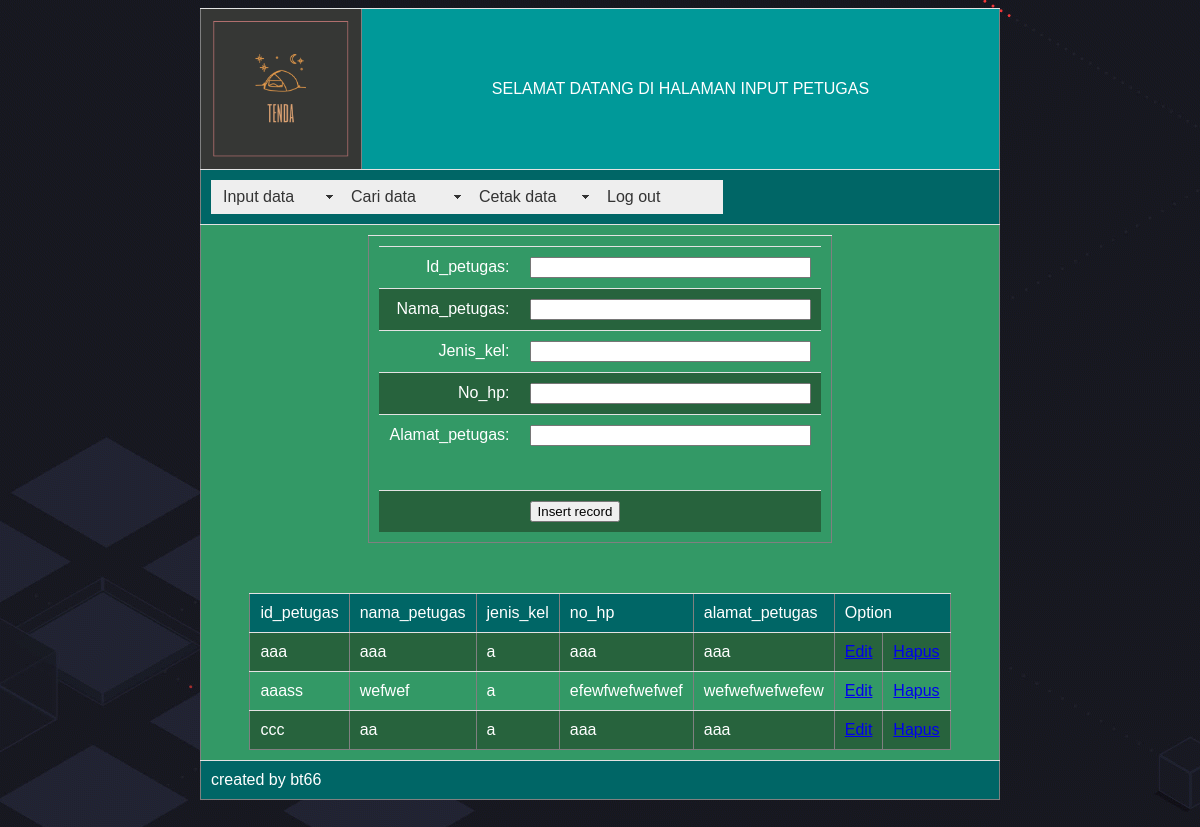
Page /input_petugas.php (signed in) on the committed database.
### tables this page shows
CREATE TABLE IF NOT EXISTS `tblpetugas` (
  `id_petugas` char(10) NOT NULL,
  `nama_petugas` varchar(50) NOT NULL,
  `jenis_kel` char(1) NOT NULL,
  `no_hp` varchar(15) NOT NULL,
  `alamat_petugas` varchar(100) NOT NULL,
  PRIMARY KEY (`id_petugas`)
);

### input_petugas.php (the view, shortened to what this page needs)
<?php require_once('Connections/koneksitenda.php'); ?>
<?php
$editFormAction = $_SERVER['PHP_SELF'];
if (isset($_SERVER['QUERY_STRING'])) {
  $editFormAction .= "?" . htmlentities($_SERVER['QUERY_STRING']);
}
$query_tampil_petugas = "SELECT * FROM tblpetugas";
$tampil_petugas = mysql_query($query_tampil_petugas, $koneksitenda) or die(mysql_error());
$row_tampil_petugas = mysql_fetch_assoc($tampil_petugas);
?>
<!DOCTYPE html PUBLIC "-//W3C//DTD XHTML 1.0 Transitional//EN" "http://www.w3.org/TR/xhtml1/DTD/xhtml1-transitional.dtd">
<html xmlns="http://www.w3.org/1999/xhtml">
<head>
<link href="SpryAssets/SpryMenuBarHorizontal.css" rel="stylesheet" type="text/css" />
<link rel="stylesheet" type="text/css" href="css.css">
</head>
<body>
<form action="<?php echo $editFormAction; ?>" method="post" name="form1" id="form1" onsubmit="MM_validateForm('id_petugas','','R','nama_petugas','','R','jenis_kel','','R','no_hp','','RisNum','alamat_petugas','','R');return document.MM_returnValue">
  <div align="center">
    <table width="800" height="246" border="1">
      <tr>
        <td width="140" bgcolor="#363735"><img src="gambar/Capture.PNG" width="140" height="140" /></td>
        <td width="976" bgcolor="#009999"><div align="center" class="header">SELAMAT DATANG DI HALAMAN INPUT PETUGAS</div></td>
      </tr>
      <tr>
        <td colspan="2" bgcolor="#006666"><ul id="MenuBar1" class="MenuBarHorizontal">
          <li><a class="MenuBarItemSubmenu" href="#">Input data</a>
            </li>
          <li><a href="#" class="MenuBarItemSubmenu">Cari data</a>
            </li>
          <li><a class="MenuBarItemSubmenu" href="#">Cetak data</a>
            </li>
          <li><a href="index.php">Log out</a></li>
        </ul></td>
      </tr>
      <tr>
        <td colspan="2" bgcolor="#339966"><div align="center" onfocus="MM_validateForm('id_petugas','','R','nama_petugas','','R','jenis_kel','','R','no_hp','','RisNum','alamat_petugas','','R');return document.MM_returnValue">
          <table width="310" border="1">
            <tr>
              <td width="300"><table align="center">
                <tr valign="baseline">
                  <td nowrap="nowrap" align="right"><span class="putih">Id_petugas:</span></td>
                  <td><span class="putih">
                    <input name="id_petugas" type="text" id="id_petugas" value="" size="32" />
                  </span></td>
                  </tr>
                <tr valign="baseline">
                  <td nowrap="nowrap" align="right"><span class="putih">Nama_petugas:</span></td>
                  <td><span class="putih">
                    <input name="nama_petugas" type="text" id="nama_petugas" value="" size="32" />
                  </span></td>
                  </tr>
                <tr valign="baseline">
                  <td nowrap="nowrap" align="right"><span class="putih">Jenis_kel:</span></td>
                  <td><span class="putih">
                    <input name="jenis_kel" type="text" id="jenis_kel" value="" size="32" />
                  </span></td>
                  </tr>
                <tr valign="baseline">
                  <td nowrap="nowrap" align="right"><span class="putih">No_hp:</span></td>
                  <td><span class="putih">
                    <input name="no_hp" type="text" id="no_hp" value="" size="32" />
                  </span></td>
                  </tr>
                <tr valign="baseline">
                  <td height="55" align="right" nowrap="nowrap"><span class="putih">Alamat_petugas:</span></td>
                  <td><span class="putih">
                    <input name="alamat_petugas" type="text" id="alamat_petugas" value="" size="32" />
                  </span></td>
                  </tr>
                <tr valign="baseline">
                  <td nowrap="nowrap" align="right">&nbsp;</td>
                  <td><input type="submit" value="Insert record" /></td>
                  </tr>
                </table>
                <input type="hidden" name="MM_insert" value="form1" /></td>
              </tr>
            </table>
        </div>
          <p>&nbsp;</p>
          <div align="center">
            <table border="1">
              <tr bgcolor="#006666">
                <td><span class="putih">id_petugas</span></td>
                <td><span class="putih">nama_petugas</span></td>
                <td bgcolor="#006666"><span class="putih">jenis_kel</span></td>
                <td><span class="putih">no_hp</span></td>
                <td><span class="putih">alamat_petugas</span></td>
                <td colspan="2"><span class="putih">Option</span></td>
              </tr>
              <?php do { ?>
                <tr>
                  <td><span class="putih"><?php echo $row_tampil_petugas['id_petugas']; ?></span></td>
                  <td><span class="putih"><?php echo $row_tampil_petugas['nama_petugas']; ?></span></td>
                  <td><span class="putih"><?php echo $row_tampil_petugas['jenis_kel']; ?></span></td>
                  <td><span class="putih"><?php echo $row_tampil_petugas['no_hp']; ?></span></td>
                  <td><span class="putih"><?php echo $row_tampil_petugas['alamat_petugas']; ?></span></td>
                  <td><span class="putih"><a href="edit_petugas.php?id_petugas=<?php echo $row_tampil_petugas['id_petugas']; ?>">Edit</a></span></td>
                  <td><span class="putih"><a href="hapus_petugas.php?id_petugas=<?php echo $row_tampil_petugas['id_petugas']; ?>">Hapus</a></span></td>
                </tr>
                <?php } while ($row_tampil_petugas = mysql_fetch_assoc($tampil_petugas)); ?>
            </table>
        </div></td>
      </tr>
      <tr>
        <td colspan="2" bgcolor="#006666" class="header">created by bt66</td>
      </tr>
    </table>
  </div>
</form>
<p>&nbsp;</p>
</body>
</html>

### SpryAssets/SpryMenuBarHorizontal.css (style rules this page uses)
ul.MenuBarHorizontal { margin: 0; padding: 0; list-style-type: none; font-size: 100%; cursor: default; width: auto; }
ul.MenuBarHorizontal li { margin: 0; padding: 0; list-style-type: none; font-size: 100%; position: relative; text-align: left; cursor: pointer; width: 8em; float: left; }
ul.MenuBarHorizontal a { display: block; cursor: pointer; background-color: #EEE; padding: 0.5em 0.75em; color: #333; text-decoration: none; }
ul.MenuBarHorizontal a.MenuBarItemSubmenu { background-image: url(SpryMenuBarDown.gif); background-repeat: no-repeat; background-position: 95% 50%; }

### css.css (style rules this page uses)
table { border-collapse: collapse; font-family: arial; color:#FFF; }
tbody td { border-top: 1px solid #e3e3e3; padding: 10px; }
tbody tr:nth-child(even) { background: #27633D; }

### input_petugas.php (style rules this page uses)
body { background-image: url(gambar/coba.gif); }
.putih { color: #FFF; }

### rows in the picture
tblpetugas: id_petugas "aaa", nama_petugas "aaa", jenis_kel "a", no_hp "aaa", alamat_petugas "aaa"
tblpetugas: id_petugas "aaass", nama_petugas "wefwef", jenis_kel "a", no_hp "efewfwefwefwef", alamat_petugas "wefwefwefwefew"
tblpetugas: id_petugas "ccc", nama_petugas "aa", jenis_kel "a", no_hp "aaa", alamat_petugas "aaa"
